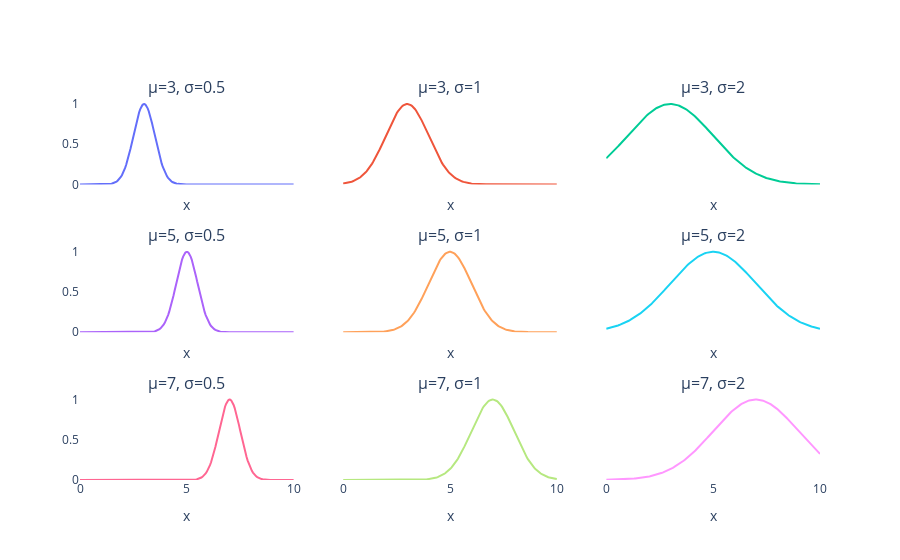

The cell this chart's notebook holds for it:
### Code cell
import numpy as np
import plotly.graph_objects as go
from plotly.subplots import make_subplots
import plotly.io as pio

from anfis_toolbox import GaussianMF

# Geração dos dados para o eixo x
x = np.linspace(0, 10, 200)

# Valores de média e desvio padrão para os subplots
mus = [3, 5, 7]
sigmas = [0.5, 1, 2]

# Cria um array com os títulos de cada subplot
subplot_titles = [f"μ={mu}, σ={sigma}" for mu in mus for sigma in sigmas]

# Cria a grade de subplots 3x3
fig = make_subplots(rows=len(mus), cols=len(sigmas), subplot_titles=subplot_titles)

# Adiciona um traço para cada combinação de mu e sigma
for i, mu in enumerate(mus):
    for j, sigma in enumerate(sigmas):
        # Gera os dados para a curva atual
        gaussian = GaussianMF(mu, sigma)
        y = gaussian(x)
        
        # Adiciona o traço no subplot correto (índices de linha e coluna começam em 1)
        fig.add_trace(
            go.Scatter(x=x, y=y, mode='lines', name=f'μ={mu}, σ={sigma}'),
            row=i + 1, col=j + 1
        )

# Atualiza o layout do gráfico com fundo transparente
fig.update_layout(
    showlegend=False,
    #paper_bgcolor='rgba(0,0,0,0)',
    plot_bgcolor='rgba(0,0,0,0)'
)

# Atualiza os eixos de cada subplot para ter uma escala e rótulos consistentes
for i in range(len(mus)):
    for j in range(len(sigmas)):
        # Atualiza o eixo Y
        fig.update_yaxes(
            range=[0, 1.05],
            showticklabels=(j == 0),  # Mostra rótulos apenas na primeira coluna
            row=i + 1, col=j + 1
        )
        
        # Atualiza o eixo X
        fig.update_xaxes(
            showticklabels=(i == len(mus) - 1),  # Mostra rótulos apenas na última linha
            row=i + 1, col=j + 1
        )
        
        
# Mostra o gráfico (ideal para Jupyter Notebooks)
fig.show()

pio.write_html(fig, file= p / "gaussian_mf_subplots.html")

### Figure 1 — Plotly figure (JSON) as saved in the notebook; plotly's stock layout.template omitted (floating-point values rounded to 4 significant figures; data arrays with more than 128 entries replaced by an {"elided": "..."} marker saying what was removed)
{"data": [{"mode": "lines", "name": "μ=3, σ=0.5", "type": "scatter", "x": {"elided": "200 float values"}, "xaxis": "x", "y": {"elided": "200 float values"}, "yaxis": "y"}, {"mode": "lines", "name": "μ=3, σ=1", "type": "scatter", "x": {"elided": "200 float values"}, "xaxis": "x2", "y": {"elided": "200 float values"}, "yaxis": "y2"}, {"mode": "lines", "name": "μ=3, σ=2", "type": "scatter", "x": {"elided": "200 float values"}, "xaxis": "x3", "y": {"elided": "200 float values"}, "yaxis": "y3"}, {"mode": "lines", "name": "μ=5, σ=0.5", "type": "scatter", "x": {"elided": "200 float values"}, "xaxis": "x4", "y": {"elided": "200 float values"}, "yaxis": "y4"}, {"mode": "lines", "name": "μ=5, σ=1", "type": "scatter", "x": {"elided": "200 float values"}, "xaxis": "x5", "y": {"elided": "200 float values"}, "yaxis": "y5"}, {"mode": "lines", "name": "μ=5, σ=2", "type": "scatter", "x": {"elided": "200 float values"}, "xaxis": "x6", "y": {"elided": "200 float values"}, "yaxis": "y6"}, {"mode": "lines", "name": "μ=7, σ=0.5", "type": "scatter", "x": {"elided": "200 float values"}, "xaxis": "x7", "y": {"elided": "200 float values"}, "yaxis": "y7"}, {"mode": "lines", "name": "μ=7, σ=1", "type": "scatter", "x": {"elided": "200 float values"}, "xaxis": "x8", "y": {"elided": "200 float values"}, "yaxis": "y8"}, {"mode": "lines", "name": "μ=7, σ=2", "type": "scatter", "x": {"elided": "200 float values"}, "xaxis": "x9", "y": {"elided": "200 float values"}, "yaxis": "y9"}], "layout": {"annotations": [{"font": {"size": 16}, "showarrow": false, "text": "μ=3, σ=0.5", "x": 0.1444, "xanchor": "center", "xref": "paper", "y": 1, "yanchor": "bottom", "yref": "paper"}, {"font": {"size": 16}, "showarrow": false, "text": "μ=3, σ=1", "x": 0.5, "xanchor": "center", "xref": "paper", "y": 1, "yanchor": "bottom", "yref": "paper"}, {"font": {"size": 16}, "showarrow": false, "text": "μ=3, σ=2", "x": 0.8556, "xanchor": "center", "xref": "paper", "y": 1, "yanchor": "bottom", "yref": "paper"}, {"font": {"size": 16}, "showarrow": false, "text": "μ=5, σ=0.5", "x": 0.1444, "xanchor": "center", "xref": "paper", "y": 0.6111, "yanchor": "bottom", "yref": "paper"}, {"font": {"size": 16}, "showarrow": false, "text": "μ=5, σ=1", "x": 0.5, "xanchor": "center", "xref": "paper", "y": 0.6111, "yanchor": "bottom", "yref": "paper"}, {"font": {"size": 16}, "showarrow": false, "text": "μ=5, σ=2", "x": 0.8556, "xanchor": "center", "xref": "paper", "y": 0.6111, "yanchor": "bottom", "yref": "paper"}, {"font": {"size": 16}, "showarrow": false, "text": "μ=7, σ=0.5", "x": 0.1444, "xanchor": "center", "xref": "paper", "y": 0.2222, "yanchor": "bottom", "yref": "paper"}, {"font": {"size": 16}, "showarrow": false, "text": "μ=7, σ=1", "x": 0.5, "xanchor": "center", "xref": "paper", "y": 0.2222, "yanchor": "bottom", "yref": "paper"}, {"font": {"size": 16}, "showarrow": false, "text": "μ=7, σ=2", "x": 0.8556, "xanchor": "center", "xref": "paper", "y": 0.2222, "yanchor": "bottom", "yref": "paper"}], "plot_bgcolor": "rgba(0,0,0,0)", "showlegend": false, "xaxis": {"anchor": "y", "domain": [0, 0.2889], "showticklabels": false, "title": {"text": "x"}}, "xaxis2": {"anchor": "y2", "domain": [0.3556, 0.6444], "showticklabels": false, "title": {"text": "x"}}, "xaxis3": {"anchor": "y3", "domain": [0.7111, 1], "showticklabels": false, "title": {"text": "x"}}, "xaxis4": {"anchor": "y4", "domain": [0, 0.2889], "showticklabels": false, "title": {"text": "x"}}, "xaxis5": {"anchor": "y5", "domain": [0.3556, 0.6444], "showticklabels": false, "title": {"text": "x"}}, "xaxis6": {"anchor": "y6", "domain": [0.7111, 1], "showticklabels": false, "title": {"text": "x"}}, "xaxis7": {"anchor": "y7", "domain": [0, 0.2889], "showticklabels": true, "title": {"text": "x"}}, "xaxis8": {"anchor": "y8", "domain": [0.3556, 0.6444], "showticklabels": true, "title": {"text": "x"}}, "xaxis9": {"anchor": "y9", "domain": [0.7111, 1], "showticklabels": true, "title": {"text": "x"}}, "yaxis": {"anchor": "x", "domain": [0.7778, 1], "range": [0, 1.05], "showticklabels": true}, "yaxis2": {"anchor": "x2", "domain": [0.7778, 1], "range": [0, 1.05], "showticklabels": false}, "yaxis3": {"anchor": "x3", "domain": [0.7778, 1], "range": [0, 1.05], "showticklabels": false}, "yaxis4": {"anchor": "x4", "domain": [0.3889, 0.6111], "range": [0, 1.05], "showticklabels": true}, "yaxis5": {"anchor": "x5", "domain": [0.3889, 0.6111], "range": [0, 1.05], "showticklabels": false}, "yaxis6": {"anchor": "x6", "domain": [0.3889, 0.6111], "range": [0, 1.05], "showticklabels": false}, "yaxis7": {"anchor": "x7", "domain": [0, 0.2222], "range": [0, 1.05], "showticklabels": true}, "yaxis8": {"anchor": "x8", "domain": [0, 0.2222], "range": [0, 1.05], "showticklabels": false}, "yaxis9": {"anchor": "x9", "domain": [0, 0.2222], "range": [0, 1.05], "showticklabels": false}}}
